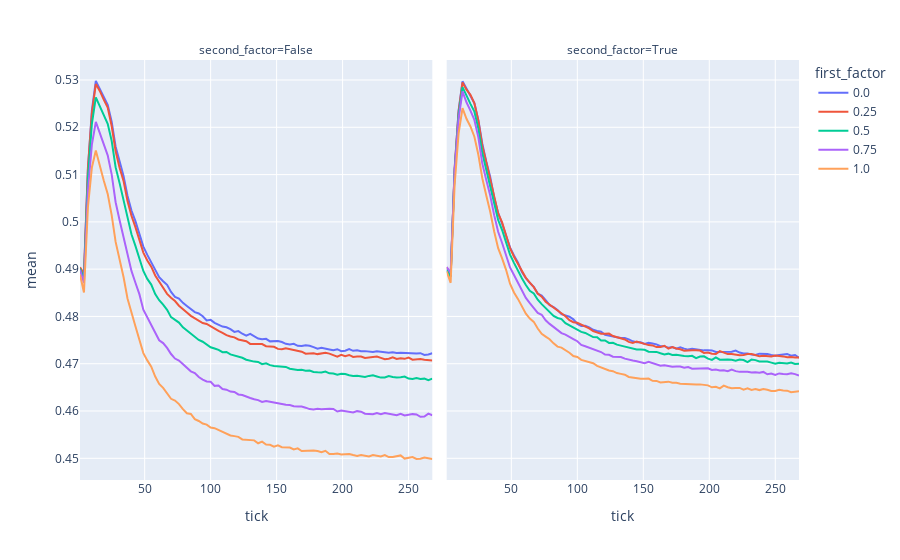

Notebook code for this chart:
### Code cell
mean_plot = px.line(reset_df, x = "tick", y="mean", color="first_factor",facet_col="second_factor")#, facet_row="yetAnother"
mean_plot
